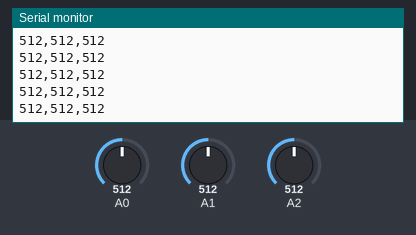
The sketch below on a simulated Arduino Uno, built with avr-gcc and run on an emulated ATmega328P. Parts: the last lines printed to the serial monitor. Inputs (shaded band) come from the test bench; at power-on: A0 = 512, A1 = 512, A2 = 512. Storage starts empty.

Above: at 1.2 s.
1.3 s: A0 set to 11
At 1.9 s:
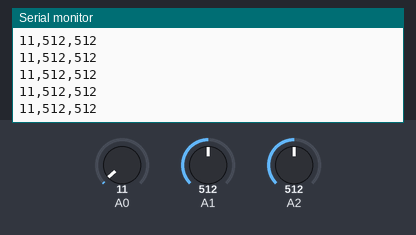
2.8 s: A0 set to 8
At 3.5 s:
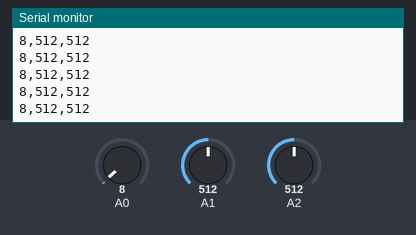
7.3 s: A1 set to 11
At 8.2 s:
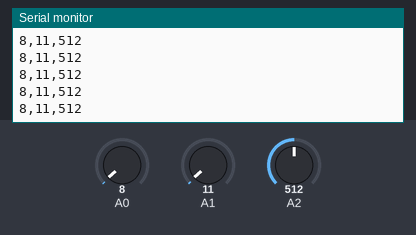
8.8 s: A1 set to 8
At 9.7 s:
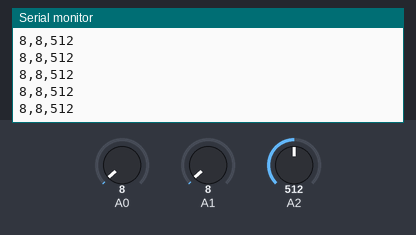
10.3 s: A0 set to 983
At 10.8 s:
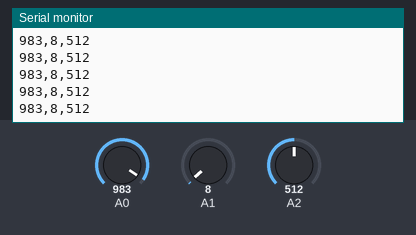
11.8 s: A0 set to 1014
At 12.4 s:
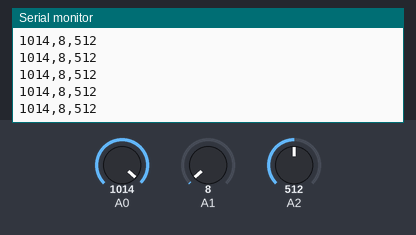
Timing chart, 0 to 14.8 s (numbered marks = the images above; inputs shaded):
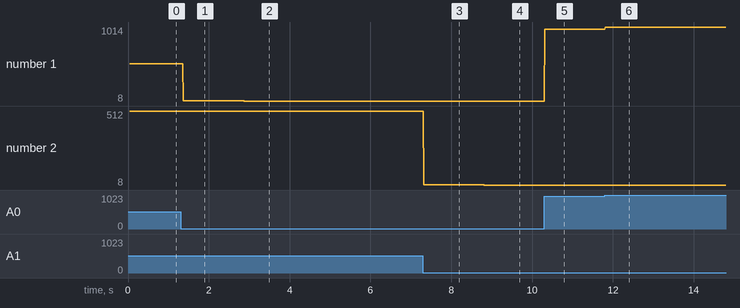

Measured:
- after the input at 1.3 s, the serial monitor: prints a new line after 0.07 s (image 1)
- after the input at 2.8 s, the serial monitor: prints a new line after 0.08 s (image 2)
- after the input at 7.3 s, the serial monitor: prints a new line at once (image 3)
- after the input at 8.8 s, the serial monitor: prints a new line at once (image 4)
- after the input at 10.3 s, the serial monitor: prints a new line at once (image 5)
- after the input at 11.8 s, the serial monitor: prints a new line at once (image 6)
- plotted number 1: 512 → 11 after the input at 1.3 s, 11 → 8 after the input at 2.8 s, 8 → 983 after the input at 10.3 s, 983 → 1014 after the input at 11.8 s
- plotted number 2: 512 → 11 after the input at 7.3 s

The sketch:

sd.ino
```cpp
#include <SPI.h>
#include <SD.h>

const int chipSelect = 10;

void setup() {
  // Open serial communications and wait for port to open:
  Serial.begin(9600);
  while (!Serial) {
    ; // wait for serial port to connect. Needed for native USB port only
  }


  Serial.print("Initializing SD card...");

  // see if the card is present and can be initialized:
  if (!SD.begin(chipSelect)) {
    Serial.println("Card failed, or not present");
    // don't do anything more:
    return;
  }
  Serial.println("card initialized.");
}

void loop() {
  // make a string for assembling the data to log:
  String dataString = "";

  // read three sensors and append to the string:
  for (int analogPin = 0; analogPin < 3; analogPin++) {
    int sensor = analogRead(analogPin);
    dataString += String(sensor);
    if (analogPin < 2) {
      dataString += ",";
    }
  }

  // open the file. note that only one file can be open at a time,
  // so you have to close this one before opening another.
  File dataFile = SD.open("datalog.txt", FILE_WRITE);

  // if the file is available, write to it:
  if (dataFile) {
    dataFile.println(dataString);
    dataFile.close();
    // print to the serial port too:
    Serial.println(dataString);
  }
  // if the file isn't open, pop up an error:
  else {
    Serial.println("error opening datalog.txt");
  }
}
```
